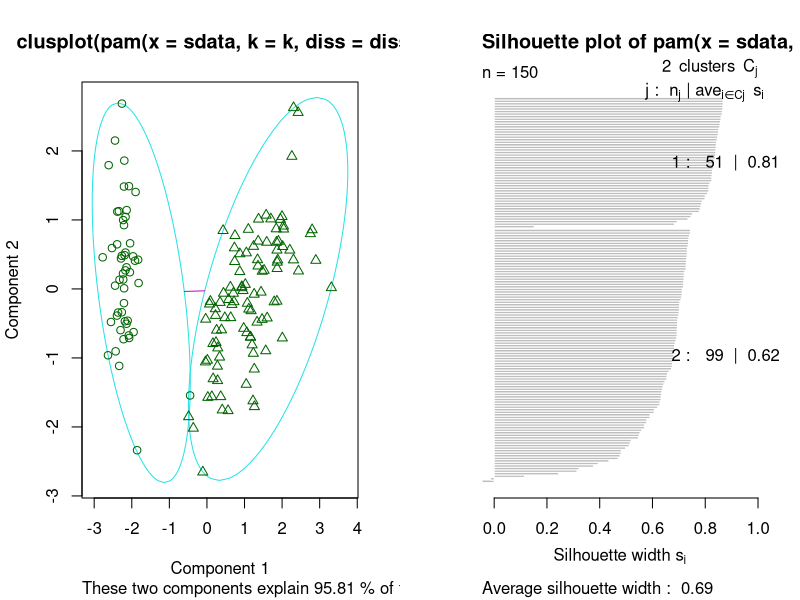
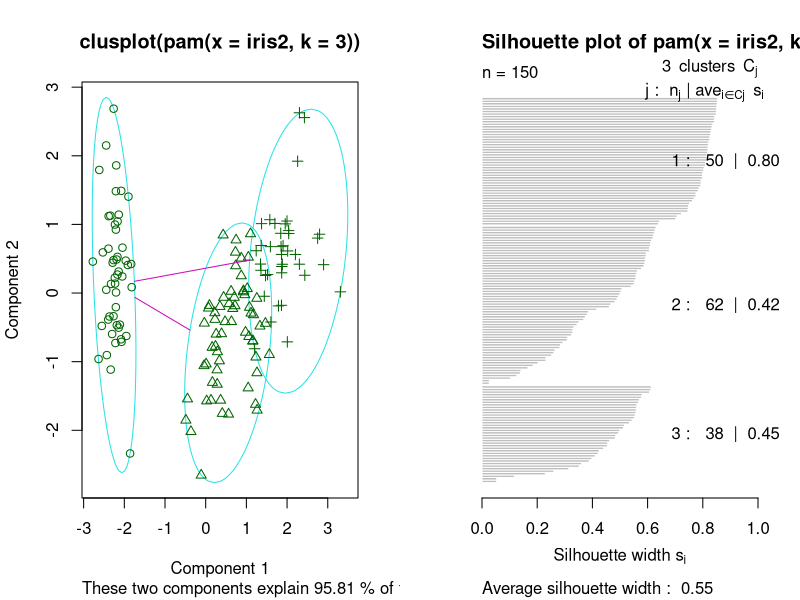
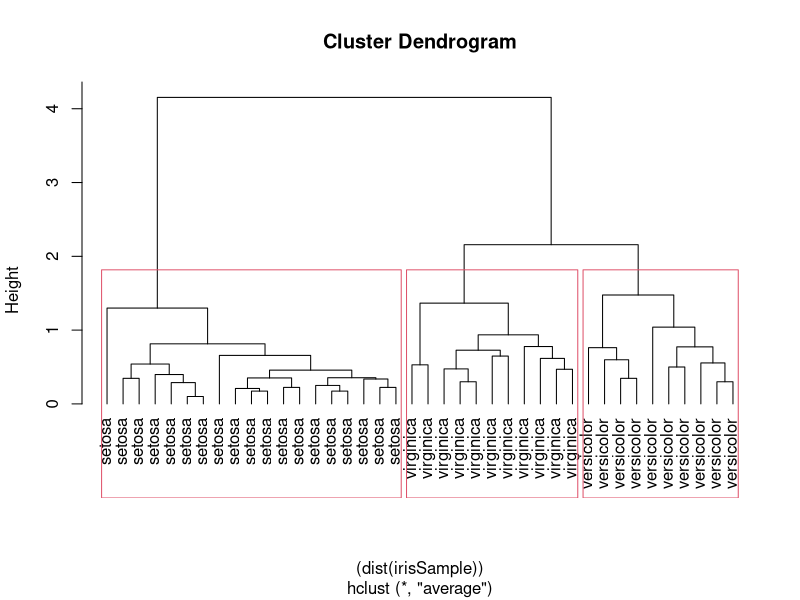
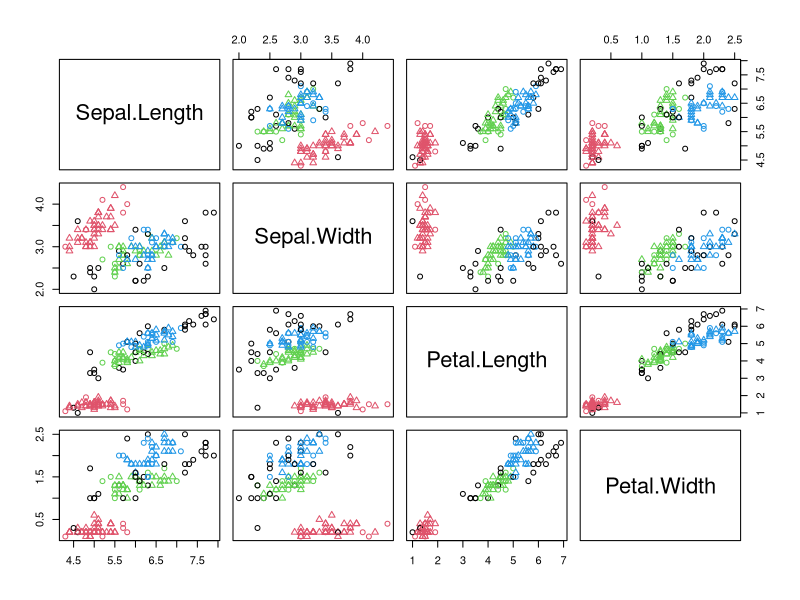
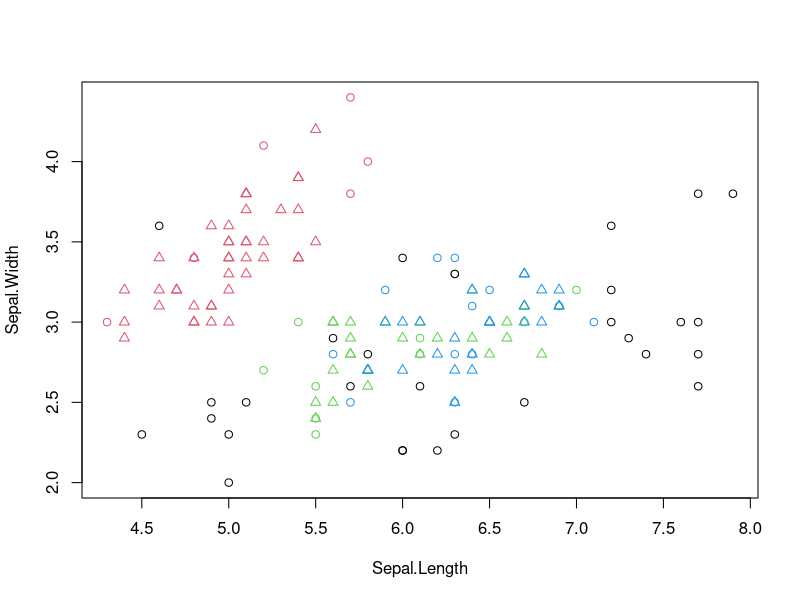
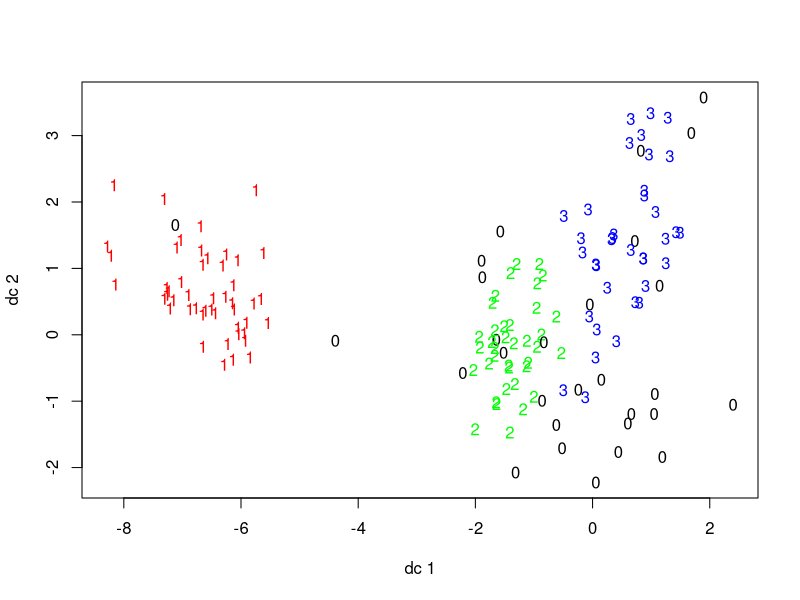
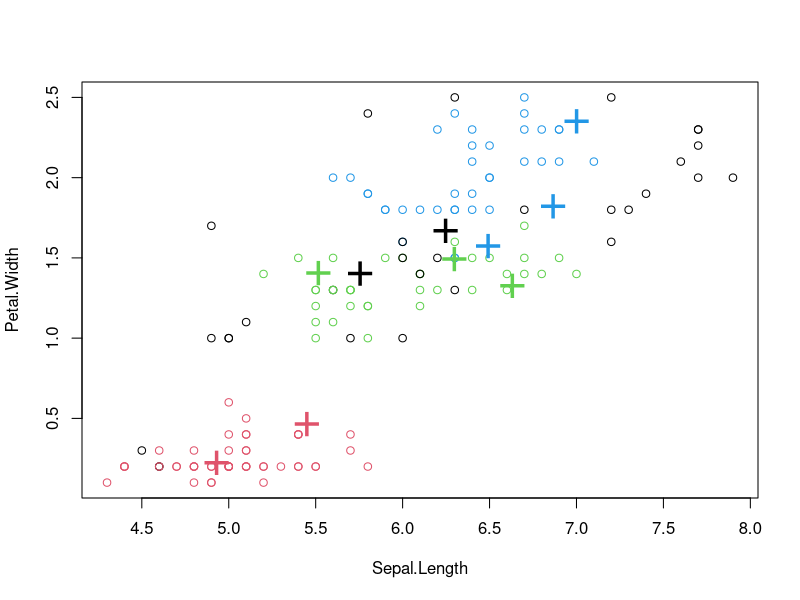

The R source for these figures, in order:
# Clustering 2 : K Mediods ####
#http://www.rdatamining.com/docs/data-clustering-with-r
# cluster is represented with its center in k means algo
#but with object closest to the center of the cluster in the k mediods clustering
# more robusst than k means in presence of outliers
#PAM and CLARA in package cluster, pamk in fpc (cant choose k)
library(fpc)
iris2 = iris
iris2$Species = NULL # making it pure numeric DF
pamk.result = pamk(iris2)
str(iris2)
pamk.result$nc # no of clusters
table(pamk.result$pamobject$clustering,iris$Species)
# two clusters - setso and mixture of versi& virgin
layout(matrix(c(1,2),1,2)) # 2 graphs per page
plot(pamk.result$pamobject)
# left - 2 dim clusplot of 2 clusters & lines shows distance betw clusters
# right - silhouetters higher s more cluster
layout(matrix(1)) # reverse layout

#pam
library(cluster)
pam.result = pam(iris2,3) # k=3
table(pam.result$clustering,iris$Species)
# cluster 1 seperated from 2 & 3
# cluster 2 mainly made of versicolor
# cluster 3 mainly of virigina
layout(matrix(c(1,2),1,2))
plot(pam.result)
layout(matrix(1)) # reverse layout
# 3 Clusters identified 

# Hierarchical Clustering ####
set.seed(2835)
idx = sample(1:dim(iris)[1],40)
idx
irisSample = iris[idx,]
# remove class label
irisSample$Species = NULL
# hierarchical clustering
hc = hclust((dist(irisSample)),method='ave')
# plot clusters
plot(hc,hang=-1,labels = iris$Species[idx])
# cut tree into 3 clusters
rect.hclust(hc,k=3)
# get clusterids
groups = cutree(hc,k=3)

# Density Based Clustering
#DBSCAN min points, reachability
library(fpc)
iris2 = iris[-5] # remove class tags
str(iris2)
ds = dbscan(iris2, eps=0.42, MinPts = 5)
ds
table(ds$cluster,iris$Species)
# 1 to 3 identified clusters; 0 due to noise
plot(ds,iris2)
plot(ds,iris2[c(1,2)])
plotcluster(iris2, ds$cluster)


# Prediction with Clustering Model
set.seed(435)
idx = sample(1:nrow(iris),10)
idx
# remove class label
new.data = iris[idx,-5]
head(new.data)
# add random noise
new.data = new.data + matrix(runif(10*4,min=0,max=0.2),nrow=10,ncol=4)
head(new.data)
#label new data
pred = predict(ds,iris2, new.data)
pred
table(pred, iris$Species[idx]) # check cluster labels
# 3 + 3 + 2 = 8 out of 10 objects assigned with correct classes labels
plot(iris2[c(1,4)],col=1 + ds$cluster)
points(new.data[c(1,4)], pch='+',col=1+pred,cex=3)
